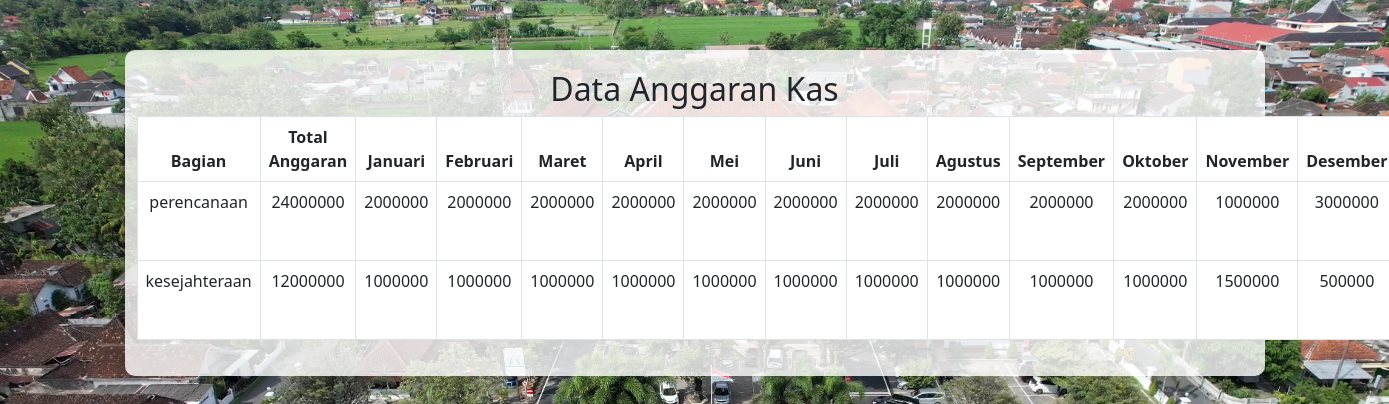
Page /data_angkas.php on the committed database.
### tables this page shows
CREATE TABLE `anggaran` (
  `id` int(11) NOT NULL,
  `bagian` varchar(100) NOT NULL,
  `total_anggaran` int(11) NOT NULL,
  `januari` int(11) DEFAULT 0,
  `februari` int(11) DEFAULT 0,
  `maret` int(11) DEFAULT 0,
  `april` int(11) DEFAULT 0,
  `mei` int(11) DEFAULT 0,
  `juni` int(11) DEFAULT 0,
  `juli` int(11) DEFAULT 0,
  `agustus` int(11) DEFAULT 0,
  `september` int(11) DEFAULT 0,
  `oktober` int(11) DEFAULT 0,
  `november` int(11) DEFAULT 0,
  `desember` int(11) DEFAULT 0,
  `created_at` timestamp NOT NULL DEFAULT current_timestamp()
);

### data_angkas.php (the view, shortened to what this page needs)
<!DOCTYPE html>
<html lang="id">
<head>
    <link rel="stylesheet" href="style.css">
    <link href="https://cdn.jsdelivr.net/npm/bootstrap@5.3.0/dist/css/bootstrap.min.css" rel="stylesheet">
</head>
<body>
<div class="container">
    <h2 class="text-center">Data Anggaran Kas</h2>
    <div class="table-container">
        <table class="table table-bordered text-center">
            <thead>
                <tr>
                    <th>Bagian</th>
                    <th>Total Anggaran</th>
                    <th>Januari</th>
                    <th>Februari</th>
                    <th>Maret</th>
                    <th>April</th>
                    <th>Mei</th>
                    <th>Juni</th>
                    <th>Juli</th>
                    <th>Agustus</th>
                    <th>September</th>
                    <th>Oktober</th>
                    <th>November</th>
                    <th>Desember</th>
                </tr>
            </thead>
            <tbody>
                <?php
                include 'koneksi.php';
                $sql = "SELECT * FROM anggaran";
                $result = $conn->query($sql);
                while ($row = $result->fetch_assoc()) {
                    echo "<tr>
                            <td>{$row['bagian']}</td>
                            <td>{$row['total_anggaran']}</td>
                            <td>{$row['januari']}</td>
                            <td>{$row['februari']}</td>
                            <td>{$row['maret']}</td>
                            <td>{$row['april']}</td>
                            <td>{$row['mei']}</td>
                            <td>{$row['juni']}</td>
                            <td>{$row['juli']}</td>
                            <td>{$row['agustus']}</td>
                            <td>{$row['september']}</td>
                            <td>{$row['oktober']}</td>
                            <td>{$row['november']}</td>
                            <td>{$row['desember']}</td>
                            <td>
                                <a href='edit_anggaran.php?id={$row['id']}' class='btn btn-warning btn-sm'>Edit</a>
                                <a href='hapus_anggaran.php?id={$row['id']}' class='btn btn-danger btn-sm' onclick='return confirm(\"Apakah Anda yakin ingin menghapus?\")'>Hapus</a>
                            </td>
                        </tr>";
                }
                ?>
            </tbody>
        </table>
    </div>
</div>
</body>
</html>

### style.css (style rules this page uses)
body { background-image: url('pendopo1.jpg'); background-size: cover; background-position: center; background-attachment: fixed; color: #333; font-family: 'Poppins', sans-serif; }
body { background-color: #f8f9fa; }
.container { background: rgba(255, 255, 255, 0.8); padding: 20px; border-radius: 10px; max-width: 50px; box-shadow: 0 0 10px rgba(0, 0, 0, 0.1); margin: auto; margin-top: 50px; }

### rows in the picture
anggaran: bagian "perencanaan", total_anggaran "24000000", januari "2000000", februari "2000000", maret "2000000", april "2000000", mei "2000000", juni "2000000", juli "2000000", agustus "2000000", september "2000000", oktober "2000000", november "1000000", desember "3000000"
anggaran: bagian "kesejahteraan", total_anggaran "12000000", januari "1000000", februari "1000000", maret "1000000", april "1000000", mei "1000000", juni "1000000", juli "1000000", agustus "1000000", september "1000000", oktober "1000000", november "1500000", desember "500000"
